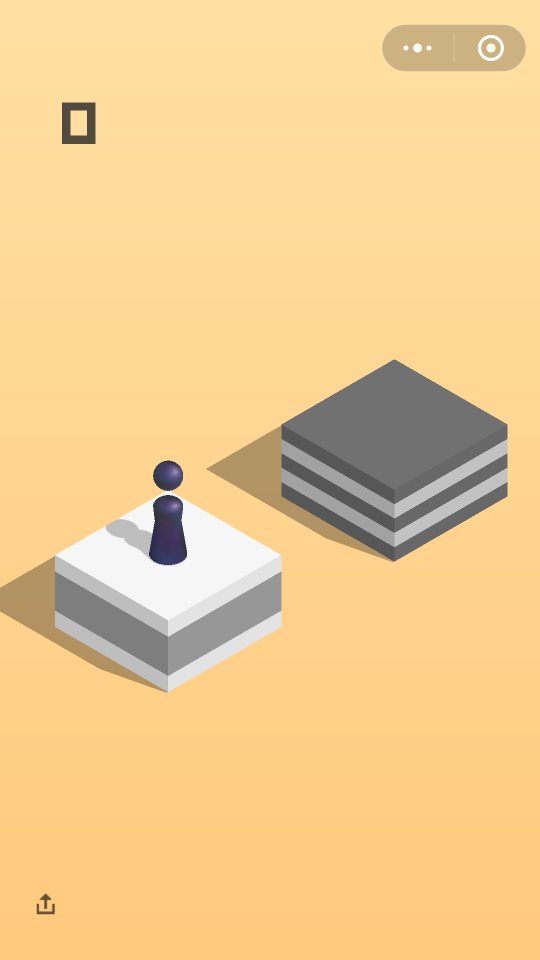
//> input picture jump.png, 1080 x 1920 px (shown at 1/2 size)
$ ./wechatJump   (built with g++ and OpenCV 4)
//> lines starting //> are read from the running program, lines starting //| are printed output that depends on the picture; after the words box and inside, x2 and y2 are one past the last pixel; in counts of white or black regions, pixels touching at a corner belong together
#include "stdafx.h"
#include <iostream>
#include <vector>
#include <opencv2\core.hpp>
#include <opencv2\highgui.hpp>
#include <opencv2\imgproc.hpp>
#include <opencv2\features2d.hpp>
using namespace std;
using namespace cv;
int main()
{
	int img_cout = 1;//图片编号
for (size_t times = 0; times < 1000; times++)
{
	system("adb shell screencap -p /sdcard/jump.png && adb pull /sdcard/jump.png");//获取截图
	Mat imJumpRaw = imread("jump.png");//读取截图
//> imJumpRaw is the input picture: 1920 rows x 1080 cols, CV_8UC3; mean B, G, R 144.5, 203.8, 240.7
	//裁剪顶部，大约400px
	Mat imJump(imJumpRaw.rows - 400, imJumpRaw.cols, imJumpRaw.type());
	for (size_t i = 0; i < imJump.rows; i++)
	{
		for (size_t j = 0; j < imJump.cols; j++)
		{
			imJump.at<Vec3b>(i, j) = imJumpRaw.at<Vec3b>(i+400, j);
		}
	}
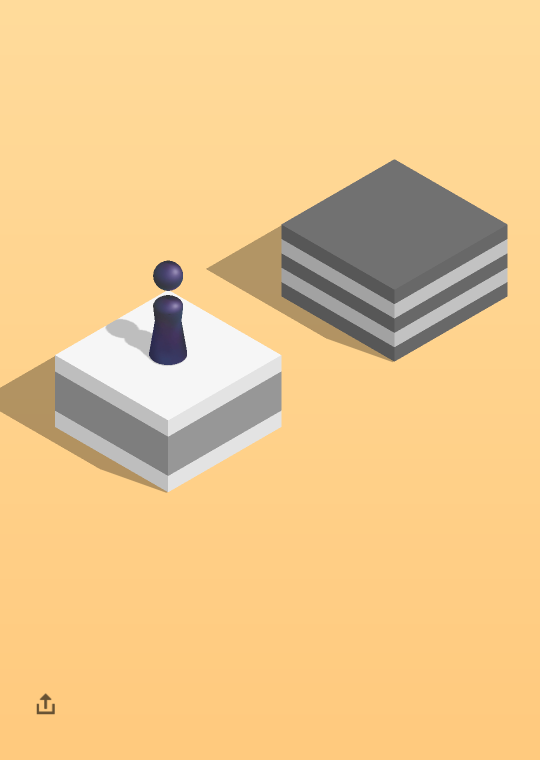
//> imJump: 1520 rows x 1080 cols, CV_8UC3 (shown at 1/2 size); mean B, G, R 141.4, 200.2, 238.1
	Mat imPlayer = imread("player.jpg");//读取棋子
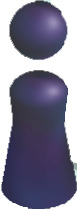
//> input picture player.jpg, 77 x 209 px
//> imPlayer is the input picture: 209 rows x 77 cols, CV_8UC3; mean B, G, R 146.1, 125, 127.2

	//模板匹配识别棋子位置
	Point playerLocation(0, 0);//旗子底部中心位置
	Mat res(imJump.rows-imPlayer.rows+1,imJump.cols-imPlayer.cols+1,CV_32FC1);
	matchTemplate(imJump, imPlayer, res, TM_CCOEFF_NORMED);
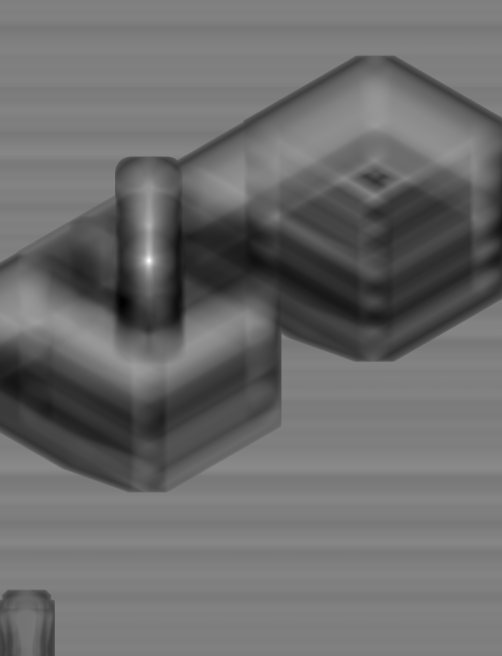
//> res: 1312 rows x 1004 cols, CV_32FC1 (shown at 1/2 size); min -0.449, max 0.901, mean 0.126; drawn with min black and max white
	double minv = 0, maxv = 0; Point minp, maxp;
	minMaxLoc(res, &minv, &maxv, &minp, &maxp);
//> minv = -0.449; maxv = 0.901; minp = Point(244, 606); maxp = Point(297, 521)
	cout <<minv<<"  "<<maxv<< maxp <<minp<< endl;
//| -0.448703  0.900743[297, 521][244, 606]
	if (maxv > 0.5) { //中心改正
		playerLocation.x = maxp.x + 39;
//> playerLocation = Point(336, 0)
		playerLocation.y = maxp.y + 189;
//> playerLocation = Point(336, 710)
	}
	//高斯滤波，边缘提取
	Mat imTempCannied = imJump.clone();
	Canny(imJump, imTempCannied, 30, 15);
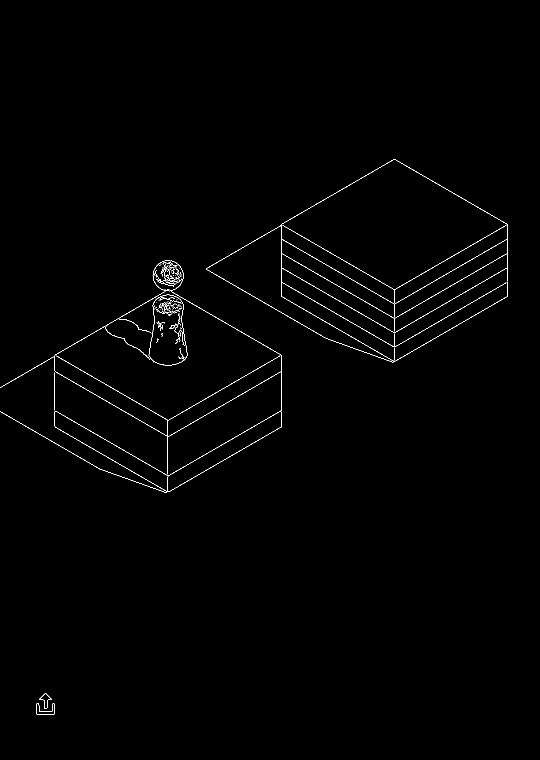
//> imTempCannied: 1520 rows x 1080 cols, CV_8UC1 (shown at 1/2 size); 0.63% white in thin lines or dots, all inside (x1, y1, x2, y2) = (0, 318, 1015, 1429)
	//提取格子的最高处顶点
	Point2i girdTop(1000000,1000000);
	for (size_t i = 0; i < imTempCannied.rows; i++)
	{
		for (size_t j = 0; j < imTempCannied.cols; j++)
		{
			if (imTempCannied.at<uchar>(i, j) == 255)
			{
				if (i < girdTop.y) girdTop = Point2i(j, i);
			}
		}
	}
//> after the loop, girdTop = Point(788, 318)
	//填充区域
	Rect boxRect(Point2i(0,0),Point2i(0,0));//boxRect即为格子面
	floodFill(imJump, Point2i(girdTop.x,girdTop.y+20), Scalar(255, 255, 255),&boxRect);
//> boxRect = Rect(563, 319, 451, 260)
	//计算距离时间
	Point2i nextLocation(boxRect.x + boxRect.width / 2, boxRect.y + boxRect.height / 2);
//> nextLocation = Point(788, 449)
	double dis = sqrt((playerLocation.x - nextLocation.x)*(playerLocation.x - nextLocation.x) + (playerLocation.y - nextLocation.y)*(playerLocation.y - nextLocation.y));
//> dis = 521.9
	double t = dis*1.395;
//> t = 728.1
	string strCommand = "adb shell input swipe 500 1600 500 1602 "+to_string(int(t));
	cout << strCommand << endl;
//| adb shell input swipe 500 1600 500 1602 728
	system(strCommand.c_str());

	//绘制定位点图
	line(imJump, playerLocation, nextLocation, Scalar(0, 0, 255), 2);
	line(imJump, Point2i(playerLocation.x, 0), Point2i(playerLocation.x, imJump.rows), Scalar(0, 255, 0));
	line(imJump, Point2i(0, playerLocation.y), Point2i(imJump.cols, playerLocation.y), Scalar(0, 255, 0));
	line(imJump, Point2i(nextLocation.x, 0), Point2i(nextLocation.x, imJump.rows), Scalar(0, 255, 0));
	line(imJump, Point2i(0, nextLocation.y), Point2i(imJump.cols, nextLocation.y), Scalar(0, 255, 0));
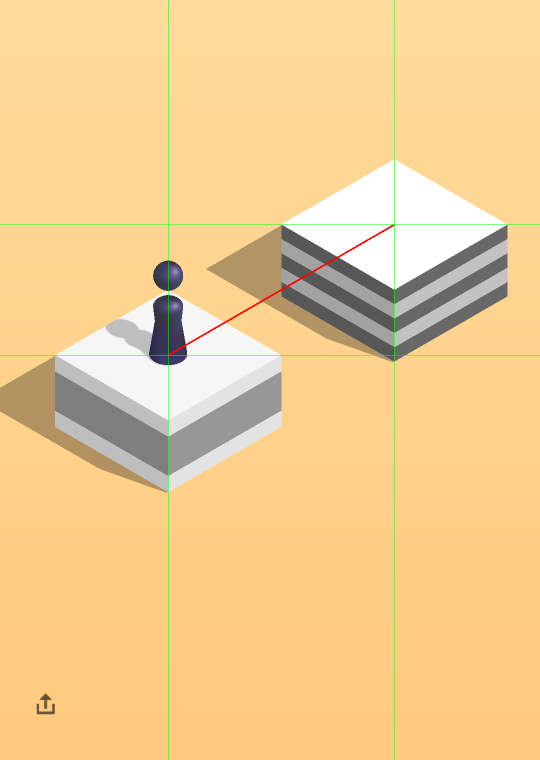
//> imJump: 1520 rows x 1080 cols, CV_8UC3 (shown at 1/2 size); mean B, G, R 145.8, 205.3, 242.5
	circle(imJump, playerLocation, 20, Scalar(255, 0, 0));
//> imJump: 1520 rows x 1080 cols, CV_8UC3; 112 pixels changed, all inside (x1, y1, x2, y2) = (316, 690, 357, 731)
	circle(imJump, nextLocation, 20, Scalar(255, 0, 0));
//> imJump: 1520 rows x 1080 cols, CV_8UC3; mean B, G, R 145.8, 205.2, 242.5
//> (the run ends here: the time limit is reached, at `imwrite("img/" + to_string(img_cout)+"_"+to_string(rand())+ ".png", im..`)
